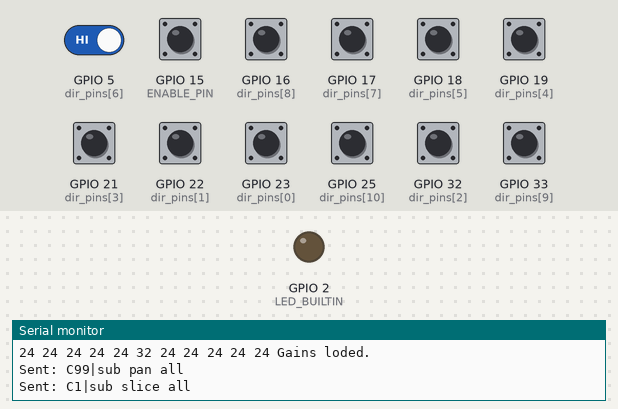
Recording of a sketch running on a simulated ESP32. On the bench: output pins drawn as LEDs (lit = HIGH), the last lines printed to the serial monitor. Inputs (shaded band) come from the test bench; at power-on: GPIO 5 (dir_pins[6]), GPIO 15 (ENABLE_PIN), GPIO 16 (dir_pins[8]), GPIO 17 (dir_pins[7]), GPIO 18 (dir_pins[5]), GPIO 19 (dir_pins[4]), GPIO 21 (dir_pins[3]), GPIO 22 (dir_pins[1]), GPIO 23 (dir_pins[0]), GPIO 25 (dir_pins[10]), GPIO 32 (dir_pins[2]), GPIO 33 (dir_pins[9]) HIGH. WiFi joins after 1.5 s; servers stay silent unless stated; EEPROM starts erased.

Above: at 4.6 s.
4.7 s: GPIO 15 (ENABLE_PIN) pulled LOW for 0.15 s
At 4.82 s:
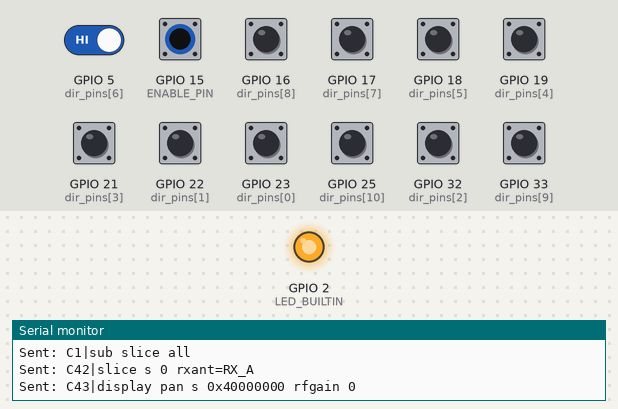
6.3 s: GPIO 5 (dir_pins[6]) driven LOW and GPIO 15 (ENABLE_PIN) driven LOW
At 7.1 s:
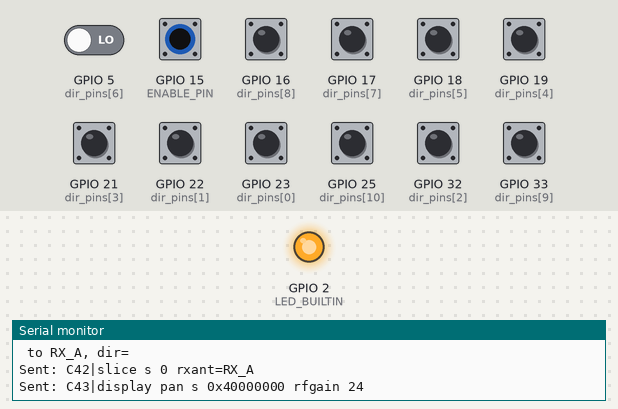
9.4 s: GPIO 15 (ENABLE_PIN) driven HIGH
At 9.7 s:
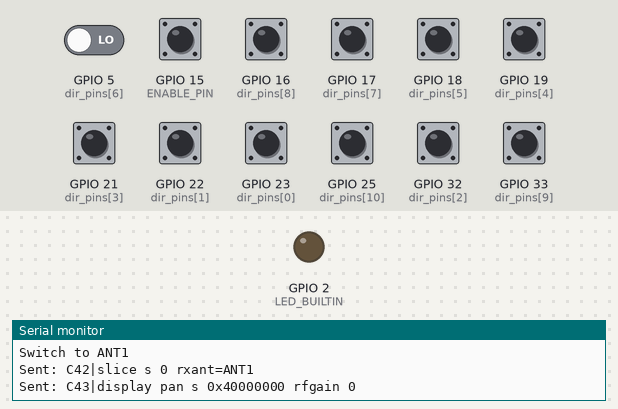
10.9 s: GPIO 15 (ENABLE_PIN) driven LOW
At 12.3 s:
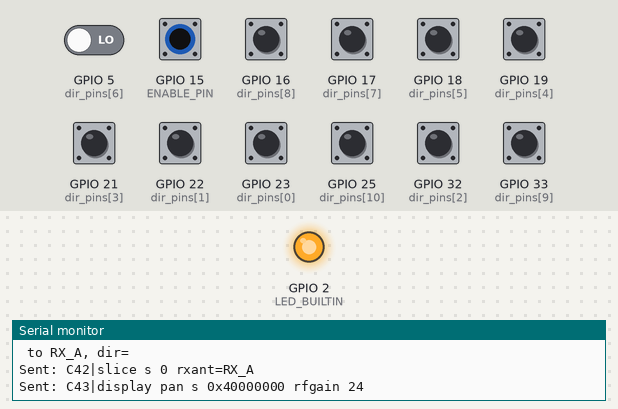
Timing chart, 0 to 13.4 s (numbered marks = the images above; inputs shaded):
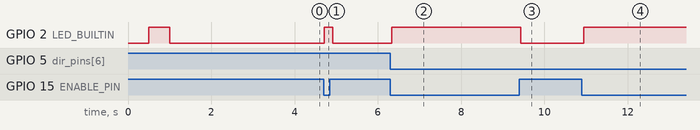

Measured:
- after the input at 4.7 s, GPIO 2 (LED_BUILTIN): LOW → HIGH at once, → LOW 0.20 s later
- after the input at 6.3 s, GPIO 2 (LED_BUILTIN): LOW → HIGH at once
- after the input at 9.4 s, GPIO 2 (LED_BUILTIN): HIGH → LOW at once
- after the input at 10.9 s, GPIO 2 (LED_BUILTIN): LOW → HIGH at once

The sketch:

OpenASCFlexRXSwitch.ino
```cpp
#include <stdio.h>
#include <Esp.h>
#include <EEPROM.h>
#include <WiFi.h>
#include <WiFiClient.h>
#include <WebServer.h>
#include <ESPmDNS.h>
#include <Update.h>


const char * ssid = "SK0UX-Teknik";
const char * pwd = "RX42YM4L3Q9JW8VM";

WebServer server(80);

//const char * ssid = "lommen";
//const char * pwd = "d6nw5v1x2pc7st9m";

const char * host = "10.1.1.15";
//const char * host = "192.168.0.42";
const int port = 4992;
const int LED_BUILTIN = 2;
int rxant = 0;
WiFiClient client;

const int ENABLE_PIN = 15;

const int NR_PINS = 11;
const int dir_pins[] = { 23, 22, 32, 21, 19, 18, 5, 17, 16, 33, 25 };
const int default_gains[] = { 24, 24, 24, 24, 24, 32, 24, 24, 24, 24, 24 };
int gains[NR_PINS];
int dir = -1;
int tx_gain;
String my_id;
char buf[2048];
char tx_ant[8];

String clientidpat;
String txginapat;
String rfgainpat;

const char* loginIndex =
 "<form name='loginForm'>"
    "<table width='20%' bgcolor='A09F9F' align='center'>"
        "<tr>"
            "<td colspan=2>"
                "<center><font size=4><b>ESP32 Login Page</b></font></center>"
                "<br>"
            "</td>"
            "<br>"
            "<br>"
        "</tr>"
        "<td>Username:</td>"
        "<td><input type='text' size=25 name='userid'><br></td>"
        "</tr>"
        "<br>"
        "<br>"
        "<tr>"
            "<td>Password:</td>"
            "<td><input type='Password' size=25 name='pwd'><br></td>"
            "<br>"
            "<br>"
        "</tr>"
        "<tr>"
            "<td><input type='submit' onclick='check(this.form)' value='Login'></td>"
        "</tr>"
    "</table>"
"</form>"
"<script>"
    "function check(form)"
    "{"
    "if(form.userid.value=='admin' && form.pwd.value=='admin')"
    "{"
    "window.open('/serverIndex')"
    "}"
    "else"
    "{"
    " alert('Error Password or Username')/*displays error message*/"
    "}"
    "}"
"</script>";

const char* serverIndex =
"<script src='https://ajax.googleapis.com/ajax/libs/jquery/3.2.1/jquery.min.js'></script>"
"<form method='POST' action='#' enctype='multipart/form-data' id='upload_form'>"
   "<input type='file' name='update'>"
        "<input type='submit' value='Update'>"
    "</form>"
 "<div id='prg'>progress: 0%</div>"
 "<script>"
  "$('form').submit(function(e){"
  "e.preventDefault();"
  "var form = $('#upload_form')[0];"
  "var data = new FormData(form);"
  " $.ajax({"
  "url: '/update',"
  "type: 'POST',"
  "data: data,"
  "contentType: false,"
  "processData:false,"
  "xhr: function() {"
  "var xhr = new window.XMLHttpRequest();"
  "xhr.upload.addEventListener('progress', function(evt) {"
  "if (evt.lengthComputable) {"
  "var per = evt.loaded / evt.total;"
  "$('#prg').html('progress: ' + Math.round(per*100) + '%');"
  "}"
  "}, false);"
  "return xhr;"
  "},"
  "success:function(d, s) {"
  "console.log('success!')"
 "},"
 "error: function (a, b, c) {"
 "}"
 "});"
 "});"
 "</script>";


void setup() {
  pinMode(LED_BUILTIN, OUTPUT);
  pinMode(ENABLE_PIN, INPUT_PULLUP);

  for( int i= 0; i < NR_PINS; i++ ) {
    pinMode(dir_pins[i], INPUT_PULLUP);
  }

  Serial.begin(115200);

  wifiConnect();

  Serial.println("Arduino WebOTA booting");
  /*use mdns for host name resolution*/
  if (!MDNS.begin(host)) { //http://esp32.local
    Serial.println("Error setting up MDNS responder!");
    while (1) {
      delay(1000);
    }
  }
  Serial.println("mDNS responder started");
  /*return index page which is stored in serverIndex */
  server.on("/", HTTP_GET, []() {
    server.sendHeader("Connection", "close");
    server.send(200, "text/html", loginIndex);
  });
  server.on("/serverIndex", HTTP_GET, []() {
    server.sendHeader("Connection", "close");
    server.send(200, "text/html", serverIndex);
  });
  server.on("/reset", HTTP_GET, []() {
    server.sendHeader("Connection", "close");
    server.send(200, "text/html", "OK");
    ESP.restart();
  });
  /*handling uploading firmware file */
  server.on("/update", HTTP_POST, []() {
    server.sendHeader("Connection", "close");
    server.send(200, "text/plain", (Update.hasError()) ? "FAIL" : "OK");
    ESP.restart();
  }, []() {
    HTTPUpload& upload = server.upload();
    if (upload.status == UPLOAD_FILE_START) {
      Serial.printf("Update: %s\n", upload.filename.c_str());
      if (!Update.begin(UPDATE_SIZE_UNKNOWN)) { //start with max available size
        Update.printError(Serial);
      }
    } else if (upload.status == UPLOAD_FILE_WRITE) {
      /* flashing firmware to ESP*/
      if (Update.write(upload.buf, upload.currentSize) != upload.currentSize) {
        Update.printError(Serial);
      }
    } else if (upload.status == UPLOAD_FILE_END) {
      if (Update.end(true)) { //true to set the size to the current progress
        Serial.printf("Update Success: %u\nRebooting...\n", upload.totalSize);
      } else {
        Update.printError(Serial);
      }
    }
  });
  server.begin();

  Serial.println("RX Switch starting...");
  loadGains();
  dir = get_dir();
  catConnect();
  loadRadio();
}

void loop() {
  int ndir= -1;

  server.handleClient();

  catRead();

  if( get_dir() != dir ) {
    Serial.println("BINGO!");
    dir= get_dir();
    Serial.println(dir);
    if( dir >= 0 && rxant ) {
      Serial.printf("Got pin %d, setting gain to: %d\n", dir_pins[dir], gains[dir] );
      catWrite("C43|display pan s 0x40000000 rfgain %d\r", gains[dir]);
      Serial.printf("C43|display pan s 0x40000000 rfgain %d\r", gains[dir]);
      catRead();
    }
  }

  if( digitalRead(ENABLE_PIN) == LOW ) {
    if( rxant == 0 ) {
      Serial.println("Switch to RX_A, dir=" + dir);
      catWrite("C42|slice s 0 rxant=RX_A\r");
      catRead();
      if( (ndir = get_dir()) >= 0 ) {
        catWrite("C43|display pan s 0x40000000 rfgain %d\r", gains[ndir]);
      } else {
        catWrite("C43|display pan s 0x40000000 rfgain %d\r", tx_gain);
      }
      catRead();
      rxant= 1;
      digitalWrite(LED_BUILTIN, HIGH);
    }
  } else {
    if( rxant == 1 ) {
      Serial.println("Switch to ANT1");
      catWrite("C42|slice s 0 rxant=ANT1\r");
      catRead();
      catWrite("C43|display pan s 0x40000000 rfgain %d\r", tx_gain);
      rxant= 0;
      digitalWrite(LED_BUILTIN, 0);
    }
  }

  delay(100);
}

void loadGains() {
  EEPROM.begin(16);

  for( int i= 0; i < NR_PINS; i++ ) {
    gains[i]= EEPROM.read(i);
    if( gains[i] > 32 ) {
      gains[i] = default_gains[i];
    }
    Serial.print(gains[i]);
    Serial.print(" ");
  }
  Serial.println("Gains loded.");
}

void saveGains() {
  EEPROM.begin(16);

  for( int i= 0; i < NR_PINS; i++ ) {
    EEPROM.write(i, gains[i]);
    Serial.print(gains[i]);
    Serial.print(" ");
  }
  EEPROM.commit();
  Serial.println("Gains saved.");
}

void wifiConnect() {
  int ledState = 0;

  Serial.println("Connecting to " + String(ssid));
  WiFi.begin(ssid, pwd);

  while( WiFi.status() != WL_CONNECTED ) {
    digitalWrite(LED_BUILTIN, ledState);
    ledState = ledState==0?1:0;
    Serial.print(".");
    delay(500);
  }

  Serial.println();
  Serial.println("Wifi connected");
  Serial.println(WiFi.localIP());
}

void catConnect() {
  if( !client.connect(host, port) ) {
    Serial.println("connection failed");
    return;
  }

  catWrite("C99|sub pan all\r");
}

void catRead() {
  while( client.available() ) {
    String l = client.readStringUntil('\n');
    Serial.println("> " + l);

    if( l.startsWith("H") ) {
      my_id = l.substring(1);
      Serial.println("Connected to flex with ID: " + my_id);
    }

    if( l.indexOf("rfgain=") > 0 ) {

      if( l.indexOf("rxant=ANT") > l.indexOf("rfgain=") ) {
        tx_gain = l.substring(l.indexOf("rfgain=")+7, l.indexOf("rxant=")-1).toInt();
      }

      if( !rxant ) {
        tx_gain = l.substring(l.indexOf("rfgain=")+7, l.indexOf("pre=")-1).toInt();
      }

      if( rxant ) {
        if( l.indexOf(my_id) < 0 ) {
          if( l.indexOf("|display pan 0x40000000 min_dbm=") > 2 ) {
            gains[dir] = l.substring(l.indexOf("rfgain=")+7, l.indexOf("pre=")-1).toInt();
            saveGains();
          }
        }
      }
    }
    delay(10);
  }
}

void catWrite(const char * format, ...) {
  char buff[2048];
  va_list valist;

  va_start(valist, format);

  vsprintf(buff, format, valist);
  while( client.println(buff) <= 0 ) {
    delay(100);
    Serial.println("Lost connection, reconnecting");
    catConnect();
  }
  Serial.print("Sent: ");
  Serial.println(buff);
}

void loadRadio() {
  catWrite("C1|sub slice all\r");
  String s = String(my_id);
  s.concat(String("|slice 0 in_use=1"));
  s = String(buf);
  tx_gain = s.substring(s.indexOf("rfgain=") + 7, 2).toInt();
}

int get_dir() {
  for( int i= 0; i < NR_PINS; i++ ) {
    if( digitalRead(dir_pins[i]) == LOW ) {
      return i;
      break;
    }
  }
  return -1;
}
```
